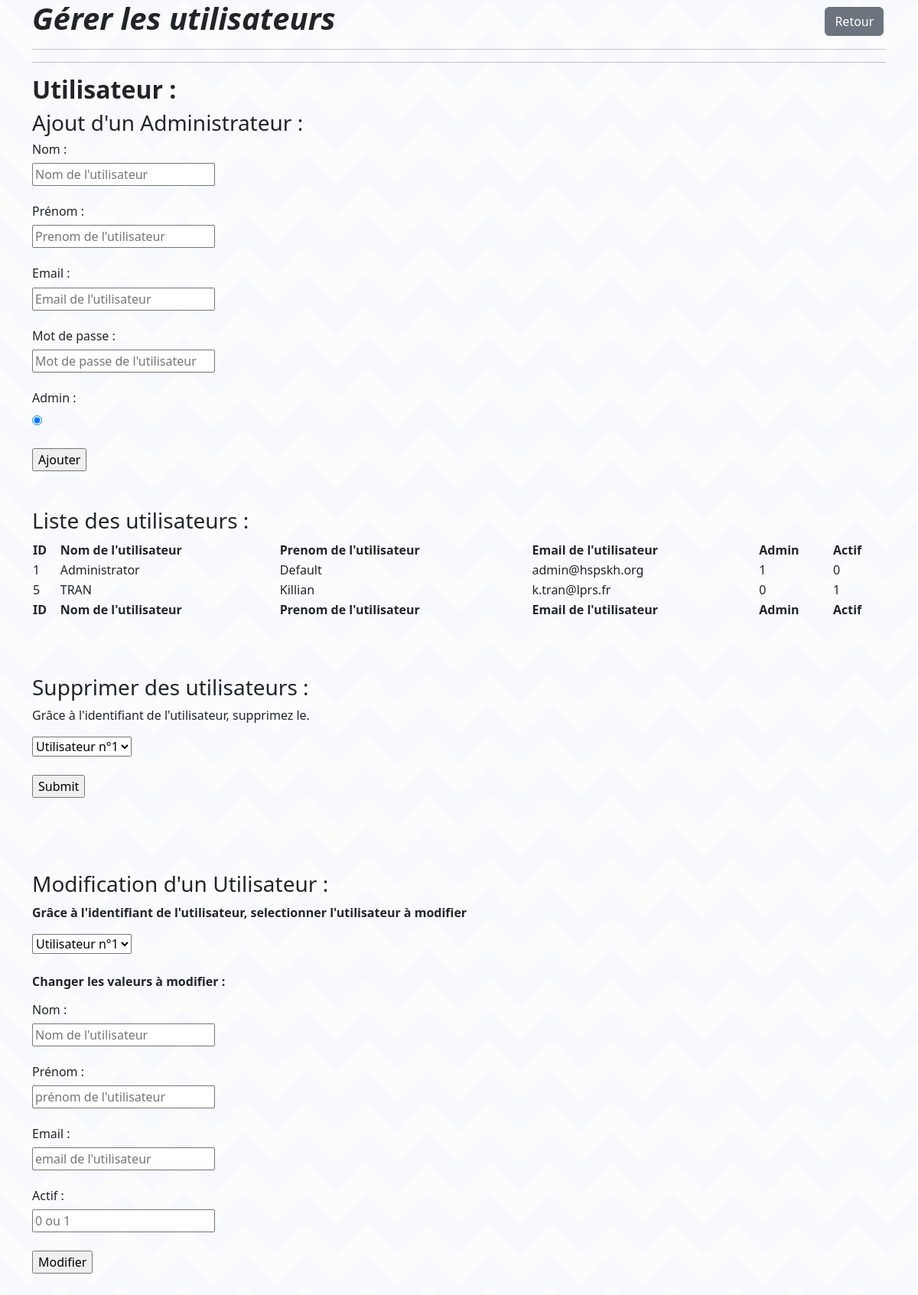
Page /vue/panelAdmin/utilisateur.php on the earlier database version.
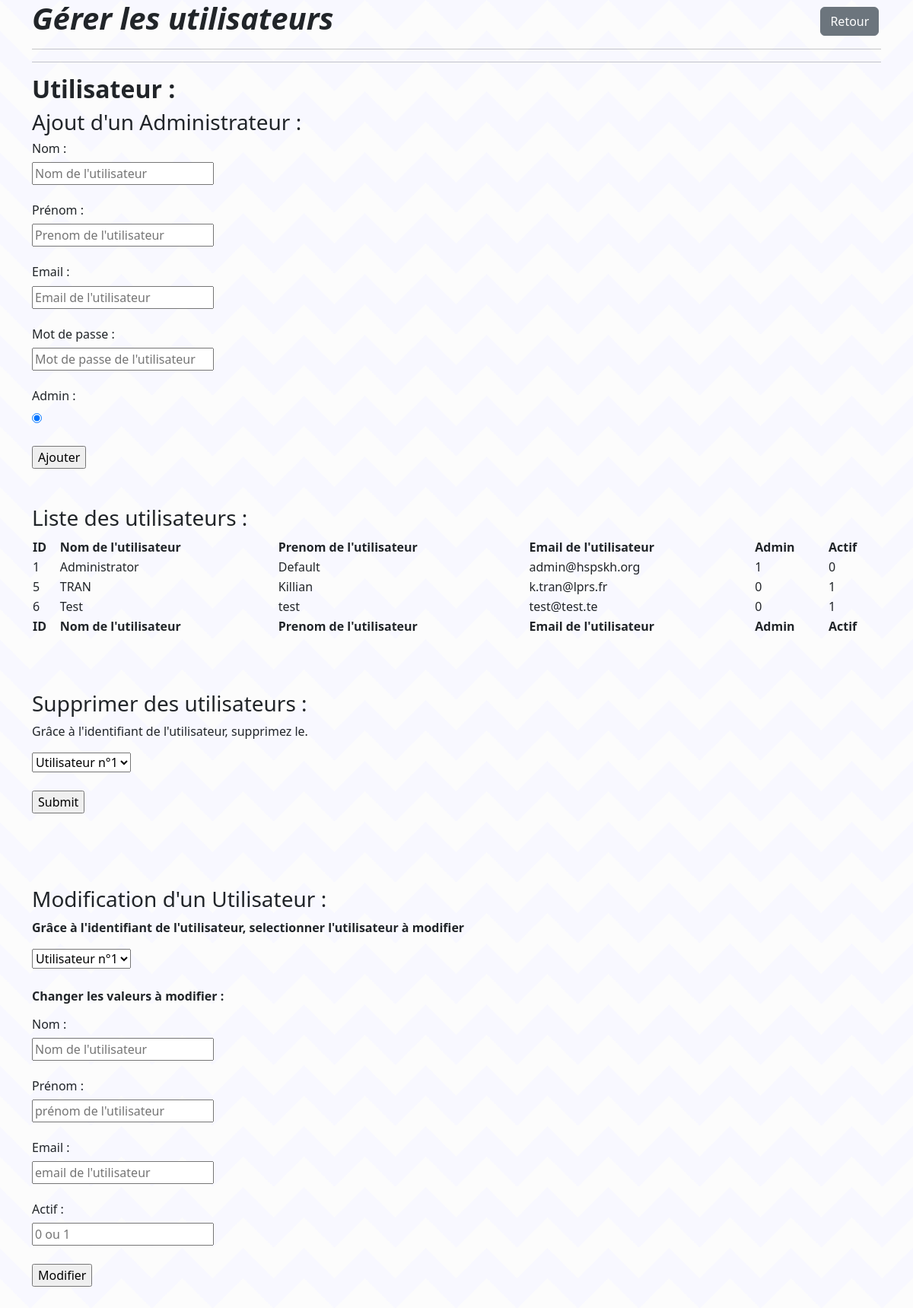
Same page on the later database version.
### tables this page shows
CREATE TABLE IF NOT EXISTS `utilisateur` (
  `id_utilisateur` int(11) NOT NULL AUTO_INCREMENT,
  `nom` varchar(100) NOT NULL,
  `prenom` varchar(100) NOT NULL,
  `email` varchar(100) NOT NULL,
  `mdp` varchar(100) NOT NULL,
  `admin` tinyint(1) NOT NULL,
  `actif` tinyint(1) NOT NULL,
  PRIMARY KEY (`id_utilisateur`)
);

### src/bdd/Database.php (called while the page is built, shortened)
<?php
class Database
{
    private $host;
    private $dbname;
    private $user;
    private $pwd;
    public function __construct()
    {
        $this->host = "localhost";
        $this->dbname = "hsp-skh";
        $this->user = "root";
        $this->pwd = "";
    }
    public function getBdd()
    {
        return $this->bdd = new PDO("mysql:host=".$this->host.";dbname=".$this->dbname,$this->user,$this->pwd);
    }
}

### src/modele/Utilisateur.php (called while the page is built, shortened)
<?php
class Utilisateur
{
    public function selectUtilisateur($bdd){
        $sel = $bdd->getBdd()->prepare("SELECT * FROM utilisateur");
        $sel->execute();
        $result = $sel->fetchAll();
        return $result;
    }
}

### vue/panelAdmin/utilisateur.php (the view, shortened to what the changed rows need)
<?php
require_once '../../src/bdd/Database.php';
require_once '../../src/modele/Utilisateur.php';
?>
<!DOCTYPE html>
<html>
<head>
    <link rel="stylesheet" href="../assets/css/styles.css">
    <link href="https://cdn.jsdelivr.net/npm/select2@4.1.0-rc.0/dist/css/select2.min.css" rel="stylesheet" />
    <link rel="stylesheet" type="text/css" href="https://cdn.datatables.net/1.11.4/css/jquery.dataTables.css">
    <link href="https://cdn.jsdelivr.net/npm/bootstrap@5.2.1/dist/css/bootstrap.min.css" rel="stylesheet"
>
</head>
<body>
<div class="container">
    <div class="content">
        <h1><strong><i></i></strong><a href="homeAdmin.php"><button class="btn btn-secondary" type="button">Retour</button></a></h1>
        <h2><strong>Utilisateur :</strong></h2>
        <br><br>
        <?php
        $liste = new Utilisateur(array());
        $bdd = new Database();
        $res = $liste->selectUtilisateur($bdd);
        ?>
        <table id="table" class="display" style="width:100%">
            <thead>
            <tr>
                <th>ID</th>
                <th>Nom de l'utilisateur</th>
                <th>Prenom de l'utilisateur</th>
                <th>Email de l'utilisateur</th>
                <th>Admin</th>
                <th>Actif</th>
            </tr>
            </thead>
            <tbody>
            <?php foreach ($res as $value){ ?>
                <tr>
                    <td><?php echo $value['id_utilisateur'];?></td>
                    <td><?php echo $value['nom'];?></td>
                    <td><?php echo $value['prenom'];?></td>
                    <td><?php echo $value['email'];?></td>
                    <td><?php echo $value['admin'];?></td>
                    <td><?php echo $value['actif'];?></td>
                </tr>
            <?php } ?>
            </tbody>
            <tfoot>
            <tr>
                <th>ID</th>
                <th>Nom de l'utilisateur</th>
                <th>Prenom de l'utilisateur</th>
                <th>Email de l'utilisateur</th>
                <th>Admin</th>
                <th>Actif</th>
            </tr>
            </tfoot>
        </table>
        <br> <br>
        <br><br>
    </div>
    <br>
</div>
<br><br>
</body>
</html>

Differences in the rows shown:
added utilisateur: id_utilisateur "6", nom "Test", prenom "test", email "test@test.te", admin "0", actif "1"
